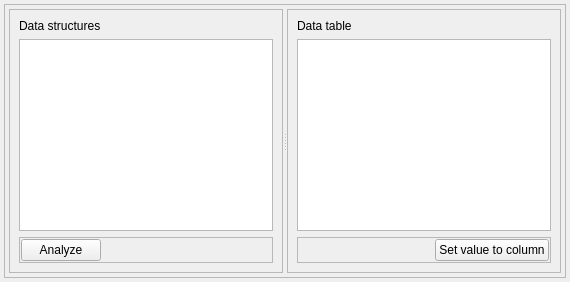
          <widget class="QWidget" name="DataTab">
           <attribute name="icon">
            <iconset resource="icons.qrc">
             <normaloff>:/Icons/white_icons/squares.svg</normaloff>:/Icons/white_icons/squares.svg</iconset>
           </attribute>
           <attribute name="title">
            <string>Data</string>
           </attribute>
           <layout class="QVBoxLayout" name="verticalLayout_8">
            <property name="margin">
             <number>4</number>
            </property>
            <item>
             <widget class="QFrame" name="frame_2">
              <property name="frameShape">
               <enum>QFrame::StyledPanel</enum>
              </property>
              <property name="frameShadow">
               <enum>QFrame::Raised</enum>
              </property>
              <layout class="QVBoxLayout" name="verticalLayout_25">
               <property name="margin">
                <number>4</number>
               </property>
               <item>
                <widget class="QSplitter" name="splitter_8">
                 <property name="orientation">
                  <enum>Qt::Horizontal</enum>
                 </property>
                 <widget class="QFrame" name="frame_26">
                  <property name="frameShape">
                   <enum>QFrame::StyledPanel</enum>
                  </property>
                  <property name="frameShadow">
                   <enum>QFrame::Raised</enum>
                  </property>
                  <layout class="QVBoxLayout" name="verticalLayout_24">
                   <item>
                    <widget class="QLabel" name="label_3">
                     <property name="text">
                      <string>Data structures</string>
                     </property>
                    </widget>
                   </item>
                   <item>
                    <widget class="QListView" name="dataStructuresListView"/>
                   </item>
                   <item>
                    <widget class="QFrame" name="frame_32">
                     <property name="frameShape">
                      <enum>QFrame::StyledPanel</enum>
                     </property>
                     <property name="frameShadow">
                      <enum>QFrame::Raised</enum>
                     </property>
                     <layout class="QHBoxLayout" name="horizontalLayout_4">
                      <property name="margin">
                       <number>1</number>
                      </property>
                      <item>
                       <widget class="QPushButton" name="analyze_objects_pushButton">
                        <property name="text">
                         <string>Analyze</string>
                        </property>
                        <property name="icon">
                         <iconset resource="icons.qrc">
                          <normaloff>:/Icons/white_icons/bars.svg</normaloff>:/Icons/white_icons/bars.svg</iconset>
                        </property>
                       </widget>
                      </item>
                      <item>
                       <spacer name="horizontalSpacer_15">
                        <property name="orientation">
                         <enum>Qt::Horizontal</enum>
                        </property>
                        <property name="sizeHint" stdset="0">
                         <size>
                          <width>40</width>
                          <height>20</height>
                         </size>
                        </property>
                       </spacer>
                      </item>
                     </layout>
                    </widget>
                   </item>
                  </layout>
                 </widget>
                 <widget class="QFrame" name="frame_27">
                  <property name="frameShape">
                   <enum>QFrame::StyledPanel</enum>
                  </property>
                  <property name="frameShadow">
                   <enum>QFrame::Raised</enum>
                  </property>
                  <layout class="QVBoxLayout" name="verticalLayout_23">
                   <item>
                    <widget class="QLabel" name="label_4">
                     <property name="text">
                      <string>Data table</string>
                     </property>
                    </widget>
                   </item>
                   <item>
                    <widget class="QTableView" name="dataStructureTableView"/>
                   </item>
                   <item>
                    <widget class="QFrame" name="frame_12">
                     <property name="frameShape">
                      <enum>QFrame::StyledPanel</enum>
                     </property>
                     <property name="frameShadow">
                      <enum>QFrame::Raised</enum>
                     </property>
                     <layout class="QHBoxLayout" name="horizontalLayout_11">
                      <property name="spacing">
                       <number>1</number>
                      </property>
                      <property name="margin">
                       <number>1</number>
                      </property>
                      <item>
                       <spacer name="horizontalSpacer_3">
                        <property name="orientation">
                         <enum>Qt::Horizontal</enum>
                        </property>
                        <property name="sizeHint" stdset="0">
                         <size>
                          <width>40</width>
                          <height>20</height>
                         </size>
                        </property>
                       </spacer>
                      </item>
                      <item>
                       <widget class="QPushButton" name="setValueToColumnButton">
                        <property name="text">
                         <string>Set value to column</string>
                        </property>
                        <property name="icon">
                         <iconset resource="icons.qrc">
                          <normaloff>:/Icons/white_icons/copy.svg</normaloff>:/Icons/white_icons/copy.svg</iconset>
                        </property>
                       </widget>
                      </item>
                     </layout>
                    </widget>
                   </item>
                  </layout>
                 </widget>
                </widget>
               </item>
              </layout>
             </widget>
            </item>
           </layout>
          </widget>
